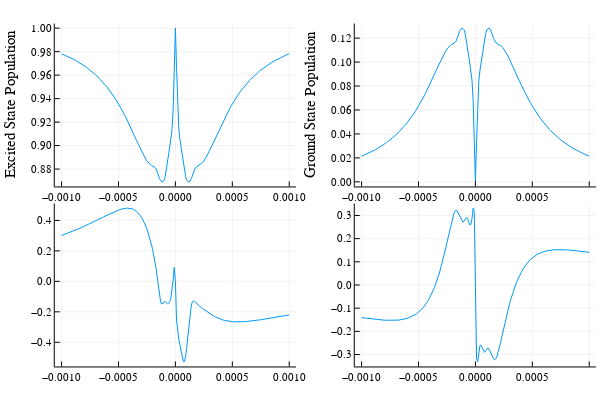

The code cell stored with this chart in its notebook:
### Code cell
plot1=Plots.plot(Bvalues,popEx,ylabel="Excited State Population")
plot2=Plots.plot(Bvalues,popGr,ylabel="Ground State Population")
plot3=Plots.plot(Bvalues,absorb)
plot4=Plots.plot(Bvalues,rotation)
Plots.plot(plot1, plot2, plot3, plot4, layout = (2, 2), legend = false)

### Figure 1 — Plotly figure (JSON) as saved in the notebook; plotly's stock layout.template omitted (floating-point values rounded to 4 significant figures; data arrays with more than 128 entries replaced by an {"elided": "..."} marker saying what was removed)
{"data": [{"colorbar": {"title": ""}, "legendgroup": "y1", "line": {"color": "rgba(0, 154, 250, 1.000)", "dash": "solid", "shape": "linear", "width": 1}, "mode": "lines", "name": "y1", "showlegend": true, "type": "scatter", "x": {"elided": "201 float values"}, "xaxis": "x1", "y": {"elided": "201 float values"}, "yaxis": "y1", "zmax": null, "zmin": null}, {"colorbar": {"title": ""}, "legendgroup": "y1", "line": {"color": "rgba(0, 154, 250, 1.000)", "dash": "solid", "shape": "linear", "width": 1}, "mode": "lines", "name": "y1", "showlegend": true, "type": "scatter", "x": {"elided": "201 float values"}, "xaxis": "x2", "y": {"elided": "201 float values"}, "yaxis": "y2", "zmax": null, "zmin": null}, {"colorbar": {"title": ""}, "legendgroup": "y1", "line": {"color": "rgba(0, 154, 250, 1.000)", "dash": "solid", "shape": "linear", "width": 1}, "mode": "lines", "name": "y1", "showlegend": true, "type": "scatter", "x": {"elided": "201 float values"}, "xaxis": "x3", "y": {"elided": "201 float values"}, "yaxis": "y3", "zmax": null, "zmin": null}, {"colorbar": {"title": ""}, "legendgroup": "y1", "line": {"color": "rgba(0, 154, 250, 1.000)", "dash": "solid", "shape": "linear", "width": 1}, "mode": "lines", "name": "y1", "showlegend": true, "type": "scatter", "x": {"elided": "201 float values"}, "xaxis": "x4", "y": {"elided": "201 float values"}, "yaxis": "y4", "zmax": null, "zmin": null}], "layout": {"annotations": [], "height": 400, "margin": {"b": 20, "l": 0, "r": 0, "t": 20}, "paper_bgcolor": "rgba(255, 255, 255, 1.000)", "plot_bgcolor": "rgba(255, 255, 255, 1.000)", "showlegend": false, "width": 600, "xaxis1": {"anchor": "y1", "domain": [0.09128, 0.4934], "gridcolor": "rgba(0, 0, 0, 0.100)", "gridwidth": 0.5, "linecolor": "rgba(0, 0, 0, 1.000)", "mirror": false, "range": [-0.00106, 0.00106], "showgrid": true, "showline": true, "showticklabels": true, "tickangle": 0, "tickcolor": "rgb(0, 0, 0)", "tickfont": {"color": "rgba(0, 0, 0, 1.000)", "family": "sans-serif", "size": 11}, "tickmode": "array", "ticks": "inside", "ticktext": ["−0.0010", "−0.0005", "0.0000", "0.0005", "0.0010"], "tickvals": [-0.001, -0.0005, 0, 0.0005, 0.001], "title": "", "titlefont": {"color": "rgba(0, 0, 0, 1.000)", "family": "sans-serif", "size": 15}, "type": "-", "visible": true, "zeroline": false, "zerolinecolor": "rgba(0, 0, 0, 1.000)"}, "xaxis2": {"anchor": "y2", "domain": [0.5913, 0.9934], "gridcolor": "rgba(0, 0, 0, 0.100)", "gridwidth": 0.5, "linecolor": "rgba(0, 0, 0, 1.000)", "mirror": false, "range": [-0.00106, 0.00106], "showgrid": true, "showline": true, "showticklabels": true, "tickangle": 0, "tickcolor": "rgb(0, 0, 0)", "tickfont": {"color": "rgba(0, 0, 0, 1.000)", "family": "sans-serif", "size": 11}, "tickmode": "array", "ticks": "inside", "ticktext": ["−0.0010", "−0.0005", "0.0000", "0.0005", "0.0010"], "tickvals": [-0.001, -0.0005, 0, 0.0005, 0.001], "title": "", "titlefont": {"color": "rgba(0, 0, 0, 1.000)", "family": "sans-serif", "size": 15}, "type": "-", "visible": true, "zeroline": false, "zerolinecolor": "rgba(0, 0, 0, 1.000)"}, "xaxis3": {"anchor": "y3", "domain": [0.09128, 0.4934], "gridcolor": "rgba(0, 0, 0, 0.100)", "gridwidth": 0.5, "linecolor": "rgba(0, 0, 0, 1.000)", "mirror": false, "range": [-0.00106, 0.00106], "showgrid": true, "showline": true, "showticklabels": true, "tickangle": 0, "tickcolor": "rgb(0, 0, 0)", "tickfont": {"color": "rgba(0, 0, 0, 1.000)", "family": "sans-serif", "size": 11}, "tickmode": "array", "ticks": "inside", "ticktext": ["−0.0010", "−0.0005", "0.0000", "0.0005", "0.0010"], "tickvals": [-0.001, -0.0005, 0, 0.0005, 0.001], "title": "", "titlefont": {"color": "rgba(0, 0, 0, 1.000)", "family": "sans-serif", "size": 15}, "type": "-", "visible": true, "zeroline": false, "zerolinecolor": "rgba(0, 0, 0, 1.000)"}, "xaxis4": {"anchor": "y4", "domain": [0.5913, 0.9934], "gridcolor": "rgba(0, 0, 0, 0.100)", "gridwidth": 0.5, "linecolor": "rgba(0, 0, 0, 1.000)", "mirror": false, "range": [-0.00106, 0.00106], "showgrid": true, "showline": true, "showticklabels": true, "tickangle": 0, "tickcolor": "rgb(0, 0, 0)", "tickfont": {"color": "rgba(0, 0, 0, 1.000)", "family": "sans-serif", "size": 11}, "tickmode": "array", "ticks": "inside", "ticktext": ["−0.0010", "−0.0005", "0.0000", "0.0005", "0.0010"], "tickvals": [-0.001, -0.0005, 0, 0.0005, 0.001], "title": "", "titlefont": {"color": "rgba(0, 0, 0, 1.000)", "family": "sans-serif", "size": 15}, "type": "-", "visible": true, "zeroline": false, "zerolinecolor": "rgba(0, 0, 0, 1.000)"}, "yaxis1": {"anchor": "x1", "domain": [0.5376, 0.9902], "gridcolor": "rgba(0, 0, 0, 0.100)", "gridwidth": 0.5, "linecolor": "rgba(0, 0, 0, 1.000)", "mirror": false, "range": [0.8652, 1.004], "showgrid": true, "showline": true, "showticklabels": true, "tickangle": 0, "tickcolor": "rgb(0, 0, 0)", "tickfont": {"color": "rgba(0, 0, 0, 1.000)", "family": "sans-serif", "size": 11}, "tickmode": "array", "ticks": "inside", "ticktext": ["0.88", "0.90", "0.92", "0.94", "0.96", "0.98", "1.00"], "tickvals": [0.88, 0.9, 0.92, 0.94, 0.96, 0.98, 1], "title": "Excited State Population", "titlefont": {"color": "rgba(0, 0, 0, 1.000)", "family": "sans-serif", "size": 15}, "type": "-", "visible": true, "zeroline": false, "zerolinecolor": "rgba(0, 0, 0, 1.000)"}, "yaxis2": {"anchor": "x2", "domain": [0.5376, 0.9902], "gridcolor": "rgba(0, 0, 0, 0.100)", "gridwidth": 0.5, "linecolor": "rgba(0, 0, 0, 1.000)", "mirror": false, "range": [-0.003849, 0.1322], "showgrid": true, "showline": true, "showticklabels": true, "tickangle": 0, "tickcolor": "rgb(0, 0, 0)", "tickfont": {"color": "rgba(0, 0, 0, 1.000)", "family": "sans-serif", "size": 11}, "tickmode": "array", "ticks": "inside", "ticktext": ["0.00", "0.02", "0.04", "0.06", "0.08", "0.10", "0.12"], "tickvals": [0, 0.02, 0.04, 0.06, 0.08, 0.1, 0.12], "title": "Ground State Population", "titlefont": {"color": "rgba(0, 0, 0, 1.000)", "family": "sans-serif", "size": 15}, "type": "-", "visible": true, "zeroline": false, "zerolinecolor": "rgba(0, 0, 0, 1.000)"}, "yaxis3": {"anchor": "x3", "domain": [0.03762, 0.4902], "gridcolor": "rgba(0, 0, 0, 0.100)", "gridwidth": 0.5, "linecolor": "rgba(0, 0, 0, 1.000)", "mirror": false, "range": [-0.5585, 0.5107], "showgrid": true, "showline": true, "showticklabels": true, "tickangle": 0, "tickcolor": "rgb(0, 0, 0)", "tickfont": {"color": "rgba(0, 0, 0, 1.000)", "family": "sans-serif", "size": 11}, "tickmode": "array", "ticks": "inside", "ticktext": ["−0.4", "−0.2", "0.0", "0.2", "0.4"], "tickvals": [-0.4, -0.2, 0, 0.2, 0.4], "title": "", "titlefont": {"color": "rgba(0, 0, 0, 1.000)", "family": "sans-serif", "size": 15}, "type": "-", "visible": true, "zeroline": false, "zerolinecolor": "rgba(0, 0, 0, 1.000)"}, "yaxis4": {"anchor": "x4", "domain": [0.03762, 0.4902], "gridcolor": "rgba(0, 0, 0, 0.100)", "gridwidth": 0.5, "linecolor": "rgba(0, 0, 0, 1.000)", "mirror": false, "range": [-0.3514, 0.3514], "showgrid": true, "showline": true, "showticklabels": true, "tickangle": 0, "tickcolor": "rgb(0, 0, 0)", "tickfont": {"color": "rgba(0, 0, 0, 1.000)", "family": "sans-serif", "size": 11}, "tickmode": "array", "ticks": "inside", "ticktext": ["−0.3", "−0.2", "−0.1", "0.0", "0.1", "0.2", "0.3"], "tickvals": [-0.3, -0.2, -0.1, 0, 0.1, 0.2, 0.3], "title": "", "titlefont": {"color": "rgba(0, 0, 0, 1.000)", "family": "sans-serif", "size": 15}, "type": "-", "visible": true, "zeroline": false, "zerolinecolor": "rgba(0, 0, 0, 1.000)"}}}
